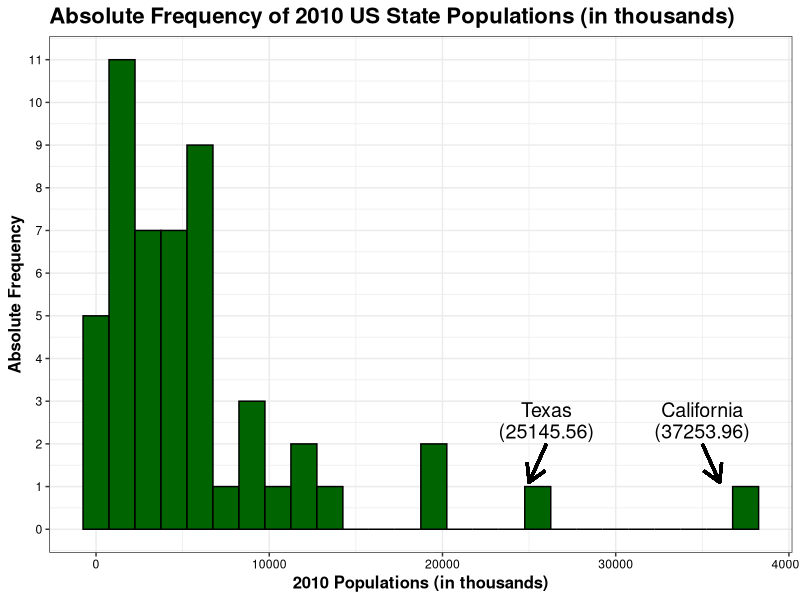

Generate this figure with R:
# This script creates a histogram using (a subset of) 'census_data.csv'.

# A description of 'census_data.csv' can be found in 'census_data_scrape_and_process.R'.
# To avoid an overwhelming plot, I will be using a subset of 'census_data.csv' consisting of
# all observations for 2010.

# Load packages.
library(data.table)
library(ggplot2)
library(grid)

# Load data.
census_data = data.table(read.csv('census_data.csv', header = T, stringsAsFactors = F, check.names = F))

#####
# SUBSET/PROCESS DATA.
  
  # Create data subset consisting of all 2010 observations.
  census_subset = census_data[, .(Name, `2010`)]
  
  # Remove row containing total population of United States.
  census_subset = census_subset[Name != 'United States']
  
  # Divide population values by 1000 for easier graph viewing.
  census_subset$`2010` = census_subset$`2010` / 1000
  
#####
# Plot data.
ggplot(data = census_subset, aes(x = `2010`)) +
  geom_histogram(binwidth = 1500, 
                 fill = I('darkgreen'), 
                 col = I('black')) +
  theme_bw() +
  scale_y_continuous(breaks = seq(0, 14, by = 1)) + 
  theme(axis.text.x = element_text(color = 'black'), 
        axis.text.y = element_text(color = 'black'),
        axis.title.x = element_text(face = 'bold', 
                                    size = 12),
        axis.title.y = element_text(face = 'bold',
                                    size = 12),
        plot.title = element_text(face = 'bold', 
                                  size = 16)) +
  geom_segment(aes(x = 26000, y = 2, xend = 25000, yend = 1.1), 
               arrow = arrow(length = unit(0.5, 'cm')), 
               size = 1) +
  geom_segment(aes(x = 35000, y = 2, xend = 36000, yend = 1.1), 
               arrow = arrow(length = unit(0.5, 'cm')), 
               size = 1) +
  annotate('text', 
           x = 26000, 
           y = 2.8,
           label = census_subset[`2010` > 20000 & `2010` < 30000]$Name,
           size = 5) +
  annotate('text', 
           x = 26000, 
           y = 2.3, 
           label = paste0('(', round(census_subset[Name == 'Texas']$`2010`, 2), ')'), 
           size = 5) +
  annotate('text', 
           x = 35000, 
           y = 2.8, 
           label = census_subset[`2010` > 30000]$Name, 
           size = 5) +
  annotate('text', 
           x = 35000, 
           y = 2.3, 
           label = paste0('(', round(census_subset[Name == 'California']$`2010`, 2), ')'), 
           size = 5) +
  ggtitle('Absolute Frequency of 2010 US State Populations (in thousands)') +
  xlab('2010 Populations (in thousands)') +
  ylab('Absolute Frequency')